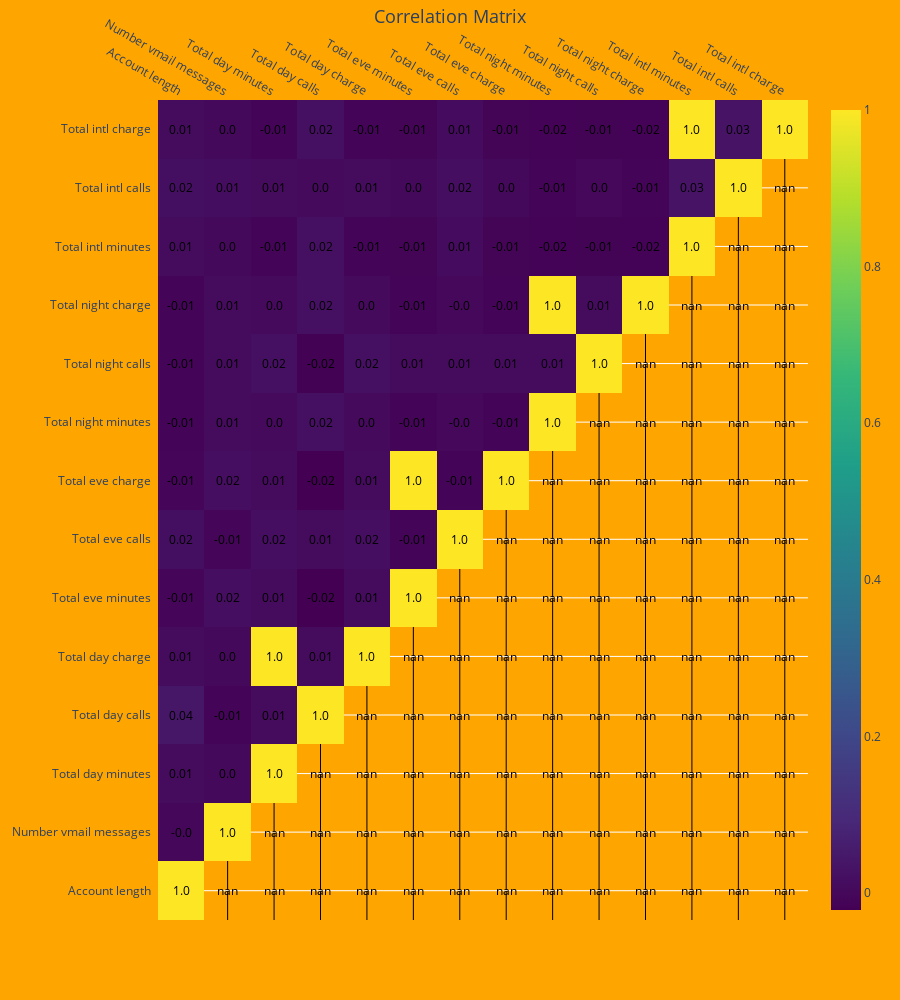

This figure's notebook cell:
### Markdown cell above
- By employing a correlation matrix, we are attempting to identify columns that convey redundant information. As observed, 'Total Night Minutes' and 'Total Night Charges' carry the same information. To enhance the performance of our model, we will remove one of these variables.

### Code cell
num_cols = [col for col in data.columns if data[col].dtypes in ["float64", "int64"] and data[col].nunique() > 12]
import plotly.figure_factory as ff
corr_matrix = data[num_cols].corr()
mask = np.tril(np.ones_like(corr_matrix, dtype=bool))
z = np.where(mask, corr_matrix.values, np.nan)

Fig_1 = ff.create_annotated_heatmap(z = z, x = list(corr_matrix.columns), y = list(corr_matrix.index), 
    annotation_text = np.round(z, 2), colorscale = 'Viridis', showscale = True)

Fig_1.update_layout(height = 1000, title = {"text" : "Correlation Matrix", "x" : 0.5, "y" : 0.99}, title_font = dict(size = 18))
Fig_1.update_layout(paper_bgcolor = "orange", plot_bgcolor = "orange")
Fig_1.show()

### Figure 1 — Plotly figure (JSON) as saved in the notebook; plotly's stock layout.template omitted (floating-point values rounded to 4 significant figures; data arrays with more than 128 entries replaced by an {"elided": "..."} marker saying what was removed)
{"data": [{"colorscale": [[0, "#440154"], [0.1111, "#482878"], [0.2222, "#3e4989"], [0.3333, "#31688e"], [0.4444, "#26828e"], [0.5556, "#1f9e89"], [0.6667, "#35b779"], [0.7778, "#6ece58"], [0.8889, "#b5de2b"], [1, "#fde725"]], "reversescale": false, "showscale": true, "type": "heatmap", "x": ["Account length", "Number vmail messages", "Total day minutes", "Total day calls", "Total day charge", "Total eve minutes", "Total eve calls", "Total eve charge", "Total night minutes", "Total night calls", "Total night charge", "Total intl minutes", "Total intl calls", "Total intl charge"], "y": ["Account length", "Number vmail messages", "Total day minutes", "Total day calls", "Total day charge", "Total eve minutes", "Total eve calls", "Total eve charge", "Total night minutes", "Total night calls", "Total night charge", "Total intl minutes", "Total intl calls", "Total intl charge"], "z": {"elided": "14x14 float values"}}], "layout": {"annotations": [{"font": {"color": "#000000"}, "showarrow": false, "text": "1.0", "x": "Account length", "xref": "x", "y": "Account length", "yref": "y"}, {"font": {"color": "#000000"}, "showarrow": false, "text": "nan", "x": "Number vmail messages", "xref": "x", "y": "Account length", "yref": "y"}, {"font": {"color": "#000000"}, "showarrow": false, "text": "nan", "x": "Total day minutes", "xref": "x", "y": "Account length", "yref": "y"}, {"font": {"color": "#000000"}, "showarrow": false, "text": "nan", "x": "Total day calls", "xref": "x", "y": "Account length", "yref": "y"}, {"font": {"color": "#000000"}, "showarrow": false, "text": "nan", "x": "Total day charge", "xref": "x", "y": "Account length", "yref": "y"}, {"font": {"color": "#000000"}, "showarrow": false, "text": "nan", "x": "Total eve minutes", "xref": "x", "y": "Account length", "yref": "y"}, {"font": {"color": "#000000"}, "showarrow": false, "text": "nan", "x": "Total eve calls", "xref": "x", "y": "Account length", "yref": "y"}, {"font": {"color": "#000000"}, "showarrow": false, "text": "nan", "x": "Total eve charge", "xref": "x", "y": "Account length", "yref": "y"}, {"font": {"color": "#000000"}, "showarrow": false, "text": "nan", "x": "Total night minutes", "xref": "x", "y": "Account length", "yref": "y"}, {"font": {"color": "#000000"}, "showarrow": false, "text": "nan", "x": "Total night calls", "xref": "x", "y": "Account length", "yref": "y"}, {"font": {"color": "#000000"}, "showarrow": false, "text": "nan", "x": "Total night charge", "xref": "x", "y": "Account length", "yref": "y"}, {"font": {"color": "#000000"}, "showarrow": false, "text": "nan", "x": "Total intl minutes", "xref": "x", "y": "Account length", "yref": "y"}, {"font": {"color": "#000000"}, "showarrow": false, "text": "nan", "x": "Total intl calls", "xref": "x", "y": "Account length", "yref": "y"}, {"font": {"color": "#000000"}, "showarrow": false, "text": "nan", "x": "Total intl charge", "xref": "x", "y": "Account length", "yref": "y"}, {"font": {"color": "#000000"}, "showarrow": false, "text": "-0.0", "x": "Account length", "xref": "x", "y": "Number vmail messages", "yref": "y"}, {"font": {"color": "#000000"}, "showarrow": false, "text": "1.0", "x": "Number vmail messages", "xref": "x", "y": "Number vmail messages", "yref": "y"}, {"font": {"color": "#000000"}, "showarrow": false, "text": "nan", "x": "Total day minutes", "xref": "x", "y": "Number vmail messages", "yref": "y"}, {"font": {"color": "#000000"}, "showarrow": false, "text": "nan", "x": "Total day calls", "xref": "x", "y": "Number vmail messages", "yref": "y"}, {"font": {"color": "#000000"}, "showarrow": false, "text": "nan", "x": "Total day charge", "xref": "x", "y": "Number vmail messages", "yref": "y"}, {"font": {"color": "#000000"}, "showarrow": false, "text": "nan", "x": "Total eve minutes", "xref": "x", "y": "Number vmail messages", "yref": "y"}, {"font": {"color": "#000000"}, "showarrow": false, "text": "nan", "x": "Total eve calls", "xref": "x", "y": "Number vmail messages", "yref": "y"}, {"font": {"color": "#000000"}, "showarrow": false, "text": "nan", "x": "Total eve charge", "xref": "x", "y": "Number vmail messages", "yref": "y"}, {"font": {"color": "#000000"}, "showarrow": false, "text": "nan", "x": "Total night minutes", "xref": "x", "y": "Number vmail messages", "yref": "y"}, {"font": {"color": "#000000"}, "showarrow": false, "text": "nan", "x": "Total night calls", "xref": "x", "y": "Number vmail messages", "yref": "y"}, {"font": {"color": "#000000"}, "showarrow": false, "text": "nan", "x": "Total night charge", "xref": "x", "y": "Number vmail messages", "yref": "y"}, {"font": {"color": "#000000"}, "showarrow": false, "text": "nan", "x": "Total intl minutes", "xref": "x", "y": "Number vmail messages", "yref": "y"}, {"font": {"color": "#000000"}, "showarrow": false, "text": "nan", "x": "Total intl calls", "xref": "x", "y": "Number vmail messages", "yref": "y"}, {"font": {"color": "#000000"}, "showarrow": false, "text": "nan", "x": "Total intl charge", "xref": "x", "y": "Number vmail messages", "yref": "y"}, {"font": {"color": "#000000"}, "showarrow": false, "text": "0.01", "x": "Account length", "xref": "x", "y": "Total day minutes", "yref": "y"}, {"font": {"color": "#000000"}, "showarrow": false, "text": "0.0", "x": "Number vmail messages", "xref": "x", "y": "Total day minutes", "yref": "y"}, {"font": {"color": "#000000"}, "showarrow": false, "text": "1.0", "x": "Total day minutes", "xref": "x", "y": "Total day minutes", "yref": "y"}, {"font": {"color": "#000000"}, "showarrow": false, "text": "nan", "x": "Total day calls", "xref": "x", "y": "Total day minutes", "yref": "y"}, {"font": {"color": "#000000"}, "showarrow": false, "text": "nan", "x": "Total day charge", "xref": "x", "y": "Total day minutes", "yref": "y"}, {"font": {"color": "#000000"}, "showarrow": false, "text": "nan", "x": "Total eve minutes", "xref": "x", "y": "Total day minutes", "yref": "y"}, {"font": {"color": "#000000"}, "showarrow": false, "text": "nan", "x": "Total eve calls", "xref": "x", "y": "Total day minutes", "yref": "y"}, {"font": {"color": "#000000"}, "showarrow": false, "text": "nan", "x": "Total eve charge", "xref": "x", "y": "Total day minutes", "yref": "y"}, {"font": {"color": "#000000"}, "showarrow": false, "text": "nan", "x": "Total night minutes", "xref": "x", "y": "Total day minutes", "yref": "y"}, {"font": {"color": "#000000"}, "showarrow": false, "text": "nan", "x": "Total night calls", "xref": "x", "y": "Total day minutes", "yref": "y"}, {"font": {"color": "#000000"}, "showarrow": false, "text": "nan", "x": "Total night charge", "xref": "x", "y": "Total day minutes", "yref": "y"}, {"font": {"color": "#000000"}, "showarrow": false, "text": "nan", "x": "Total intl minutes", "xref": "x", "y": "Total day minutes", "yref": "y"}, {"font": {"color": "#000000"}, "showarrow": false, "text": "nan", "x": "Total intl calls", "xref": "x", "y": "Total day minutes", "yref": "y"}, {"font": {"color": "#000000"}, "showarrow": false, "text": "nan", "x": "Total intl charge", "xref": "x", "y": "Total day minutes", "yref": "y"}, {"font": {"color": "#000000"}, "showarrow": false, "text": "0.04", "x": "Account length", "xref": "x", "y": "Total day calls", "yref": "y"}, {"font": {"color": "#000000"}, "showarrow": false, "text": "-0.01", "x": "Number vmail messages", "xref": "x", "y": "Total day calls", "yref": "y"}, {"font": {"color": "#000000"}, "showarrow": false, "text": "0.01", "x": "Total day minutes", "xref": "x", "y": "Total day calls", "yref": "y"}, {"font": {"color": "#000000"}, "showarrow": false, "text": "1.0", "x": "Total day calls", "xref": "x", "y": "Total day calls", "yref": "y"}, {"font": {"color": "#000000"}, "showarrow": false, "text": "nan", "x": "Total day charge", "xref": "x", "y": "Total day calls", "yref": "y"}, {"font": {"color": "#000000"}, "showarrow": false, "text": "nan", "x": "Total eve minutes", "xref": "x", "y": "Total day calls", "yref": "y"}, {"font": {"color": "#000000"}, "showarrow": false, "text": "nan", "x": "Total eve calls", "xref": "x", "y": "Total day calls", "yref": "y"}, {"font": {"color": "#000000"}, "showarrow": false, "text": "nan", "x": "Total eve charge", "xref": "x", "y": "Total day calls", "yref": "y"}, {"font": {"color": "#000000"}, "showarrow": false, "text": "nan", "x": "Total night minutes", "xref": "x", "y": "Total day calls", "yref": "y"}, {"font": {"color": "#000000"}, "showarrow": false, "text": "nan", "x": "Total night calls", "xref": "x", "y": "Total day calls", "yref": "y"}, {"font": {"color": "#000000"}, "showarrow": false, "text": "nan", "x": "Total night charge", "xref": "x", "y": "Total day calls", "yref": "y"}, {"font": {"color": "#000000"}, "showarrow": false, "text": "nan", "x": "Total intl minutes", "xref": "x", "y": "Total day calls", "yref": "y"}, {"font": {"color": "#000000"}, "showarrow": false, "text": "nan", "x": "Total intl calls", "xref": "x", "y": "Total day calls", "yref": "y"}, {"font": {"color": "#000000"}, "showarrow": false, "text": "nan", "x": "Total intl charge", "xref": "x", "y": "Total day calls", "yref": "y"}, {"font": {"color": "#000000"}, "showarrow": false, "text": "0.01", "x": "Account length", "xref": "x", "y": "Total day charge", "yref": "y"}, {"font": {"color": "#000000"}, "showarrow": false, "text": "0.0", "x": "Number vmail messages", "xref": "x", "y": "Total day charge", "yref": "y"}, {"font": {"color": "#000000"}, "showarrow": false, "text": "1.0", "x": "Total day minutes", "xref": "x", "y": "Total day charge", "yref": "y"}, {"font": {"color": "#000000"}, "showarrow": false, "text": "0.01", "x": "Total day calls", "xref": "x", "y": "Total day charge", "yref": "y"}, {"font": {"color": "#000000"}, "showarrow": false, "text": "1.0", "x": "Total day charge", "xref": "x", "y": "Total day charge", "yref": "y"}, {"font": {"color": "#000000"}, "showarrow": false, "text": "nan", "x": "Total eve minutes", "xref": "x", "y": "Total day charge", "yref": "y"}, {"font": {"color": "#000000"}, "showarrow": false, "text": "nan", "x": "Total eve calls", "xref": "x", "y": "Total day charge", "yref": "y"}, {"font": {"color": "#000000"}, "showarrow": false, "text": "nan", "x": "Total eve charge", "xref": "x", "y": "Total day charge", "yref": "y"}, {"font": {"color": "#000000"}, "showarrow": false, "text": "nan", "x": "Total night minutes", "xref": "x", "y": "Total day charge", "yref": "y"}, {"font": {"color": "#000000"}, "showarrow": false, "text": "nan", "x": "Total night calls", "xref": "x", "y": "Total day charge", "yref": "y"}, {"font": {"color": "#000000"}, "showarrow": false, "text": "nan", "x": "Total night charge", "xref": "x", "y": "Total day charge", "yref": "y"}, {"font": {"color": "#000000"}, "showarrow": false, "text": "nan", "x": "Total intl minutes", "xref": "x", "y": "Total day charge", "yref": "y"}, {"font": {"color": "#000000"}, "showarrow": false, "text": "nan", "x": "Total intl calls", "xref": "x", "y": "Total day charge", "yref": "y"}, {"font": {"color": "#000000"}, "showarrow": false, "text": "nan", "x": "Total intl charge", "xref": "x", "y": "Total day charge", "yref": "y"}, {"font": {"color": "#000000"}, "showarrow": false, "text": "-0.01", "x": "Account length", "xref": "x", "y": "Total eve minutes", "yref": "y"}, {"font": {"color": "#000000"}, "showarrow": false, "text": "0.02", "x": "Number vmail messages", "xref": "x", "y": "Total eve minutes", "yref": "y"}, {"font": {"color": "#000000"}, "showarrow": false, "text": "0.01", "x": "Total day minutes", "xref": "x", "y": "Total eve minutes", "yref": "y"}, {"font": {"color": "#000000"}, "showarrow": false, "text": "-0.02", "x": "Total day calls", "xref": "x", "y": "Total eve minutes", "yref": "y"}, {"font": {"color": "#000000"}, "showarrow": false, "text": "0.01", "x": "Total day charge", "xref": "x", "y": "Total eve minutes", "yref": "y"}, {"font": {"color": "#000000"}, "showarrow": false, "text": "1.0", "x": "Total eve minutes", "xref": "x", "y": "Total eve minutes", "yref": "y"}, {"font": {"color": "#000000"}, "showarrow": false, "text": "nan", "x": "Total eve calls", "xref": "x", "y": "Total eve minutes", "yref": "y"}, {"font": {"color": "#000000"}, "showarrow": false, "text": "nan", "x": "Total eve charge", "xref": "x", "y": "Total eve minutes", "yref": "y"}, {"font": {"color": "#000000"}, "showarrow": false, "text": "nan", "x": "Total night minutes", "xref": "x", "y": "Total eve minutes", "yref": "y"}, {"font": {"color": "#000000"}, "showarrow": false, "text": "nan", "x": "Total night calls", "xref": "x", "y": "Total eve minutes", "yref": "y"}, {"font": {"color": "#000000"}, "showarrow": false, "text": "nan", "x": "Total night charge", "xref": "x", "y": "Total eve minutes", "yref": "y"}, {"font": {"color": "#000000"}, "showarrow": false, "text": "nan", "x": "Total intl minutes", "xref": "x", "y": "Total eve minutes", "yref": "y"}, {"font": {"color": "#000000"}, "showarrow": false, "text": "nan", "x": "Total intl calls", "xref": "x", "y": "Total eve minutes", "yref": "y"}, {"font": {"color": "#000000"}, "showarrow": false, "text": "nan", "x": "Total intl charge", "xref": "x", "y": "Total eve minutes", "yref": "y"}, {"font": {"color": "#000000"}, "showarrow": false, "text": "0.02", "x": "Account length", "xref": "x", "y": "Total eve calls", "yref": "y"}, {"font": {"color": "#000000"}, "showarrow": false, "text": "-0.01", "x": "Number vmail messages", "xref": "x", "y": "Total eve calls", "yref": "y"}, {"font": {"color": "#000000"}, "showarrow": false, "text": "0.02", "x": "Total day minutes", "xref": "x", "y": "Total eve calls", "yref": "y"}, {"font": {"color": "#000000"}, "showarrow": false, "text": "0.01", "x": "Total day calls", "xref": "x", "y": "Total eve calls", "yref": "y"}, {"font": {"color": "#000000"}, "showarrow": false, "text": "0.02", "x": "Total day charge", "xref": "x", "y": "Total eve calls", "yref": "y"}, {"font": {"color": "#000000"}, "showarrow": false, "text": "-0.01", "x": "Total eve minutes", "xref": "x", "y": "Total eve calls", "yref": "y"}, {"font": {"color": "#000000"}, "showarrow": false, "text": "1.0", "x": "Total eve calls", "xref": "x", "y": "Total eve calls", "yref": "y"}, {"font": {"color": "#000000"}, "showarrow": false, "text": "nan", "x": "Total eve charge", "xref": "x", "y": "Total eve calls", "yref": "y"}, {"font": {"color": "#000000"}, "showarrow": false, "text": "nan", "x": "Total night minutes", "xref": "x", "y": "Total eve calls", "yref": "y"}, {"font": {"color": "#000000"}, "showarrow": false, "text": "nan", "x": "Total night calls", "xref": "x", "y": "Total eve calls", "yref": "y"}, {"font": {"color": "#000000"}, "showarrow": false, "text": "nan", "x": "Total night charge", "xref": "x", "y": "Total eve calls", "yref": "y"}, {"font": {"color": "#000000"}, "showarrow": false, "text": "nan", "x": "Total intl minutes", "xref": "x", "y": "Total eve calls", "yref": "y"}, {"font": {"color": "#000000"}, "showarrow": false, "text": "nan", "x": "Total intl calls", "xref": "x", "y": "Total eve calls", "yref": "y"}, {"font": {"color": "#000000"}, "showarrow": false, "text": "nan", "x": "Total intl charge", "xref": "x", "y": "Total eve calls", "yref": "y"}, {"font": {"color": "#000000"}, "showarrow": false, "text": "-0.01", "x": "Account length", "xref": "x", "y": "Total eve charge", "yref": "y"}, {"font": {"color": "#000000"}, "showarrow": false, "text": "0.02", "x": "Number vmail messages", "xref": "x", "y": "Total eve charge", "yref": "y"}, {"font": {"color": "#000000"}, "showarrow": false, "text": "0.01", "x": "Total day minutes", "xref": "x", "y": "Total eve charge", "yref": "y"}, {"font": {"color": "#000000"}, "showarrow": false, "text": "-0.02", "x": "Total day calls", "xref": "x", "y": "Total eve charge", "yref": "y"}, {"font": {"color": "#000000"}, "showarrow": false, "text": "0.01", "x": "Total day charge", "xref": "x", "y": "Total eve charge", "yref": "y"}, {"font": {"color": "#000000"}, "showarrow": false, "text": "1.0", "x": "Total eve minutes", "xref": "x", "y": "Total eve charge", "yref": "y"}, {"font": {"color": "#000000"}, "showarrow": false, "text": "-0.01", "x": "Total eve calls", "xref": "x", "y": "Total eve charge", "yref": "y"}, {"font": {"color": "#000000"}, "showarrow": false, "text": "1.0", "x": "Total eve charge", "xref": "x", "y": "Total eve charge", "yref": "y"}, {"font": {"color": "#000000"}, "showarrow": false, "text": "nan", "x": "Total night minutes", "xref": "x", "y": "Total eve charge", "yref": "y"}, {"font": {"color": "#000000"}, "showarrow": false, "text": "nan", "x": "Total night calls", "xref": "x", "y": "Total eve charge", "yref": "y"}, {"font": {"color": "#000000"}, "showarrow": false, "text": "nan", "x": "Total night charge", "xref": "x", "y": "Total eve charge", "yref": "y"}, {"font": {"color": "#000000"}, "showarrow": false, "text": "nan", "x": "Total intl minutes", "xref": "x", "y": "Total eve charge", "yref": "y"}, {"font": {"color": "#000000"}, "showarrow": false, "text": "nan", "x": "Total intl calls", "xref": "x", "y": "Total eve charge", "yref": "y"}, {"font": {"color": "#000000"}, "showarrow": false, "text": "nan", "x": "Total intl charge", "xref": "x", "y": "Total eve charge", "yref": "y"}, {"font": {"color": "#000000"}, "showarrow": false, "text": "-0.01", "x": "Account length", "xref": "x", "y": "Total night minutes", "yref": "y"}, {"font": {"color": "#000000"}, "showarrow": false, "text": "0.01", "x": "Number vmail messages", "xref": "x", "y": "Total night minutes", "yref": "y"}, {"font": {"color": "#000000"}, "showarrow": false, "text": "0.0", "x": "Total day minutes", "xref": "x", "y": "Total night minutes", "yref": "y"}, {"font": {"color": "#000000"}, "showarrow": false, "text": "0.02", "x": "Total day calls", "xref": "x", "y": "Total night minutes", "yref": "y"}, {"font": {"color": "#000000"}, "showarrow": false, "text": "0.0", "x": "Total day charge", "xref": "x", "y": "Total night minutes", "yref": "y"}, {"font": {"color": "#000000"}, "showarrow": false, "text": "-0.01", "x": "Total eve minutes", "xref": "x", "y": "Total night minutes", "yref": "y"}, {"font": {"color": "#000000"}, "showarrow": false, "text": "-0.0", "x": "Total eve calls", "xref": "x", "y": "Total night minutes", "yref": "y"}, {"font": {"color": "#000000"}, "showarrow": false, "text": "-0.01", "x": "Total eve charge", "xref": "x", "y": "Total night minutes", "yref": "y"}, {"font": {"color": "#000000"}, "showarrow": false, "text": "1.0", "x": "Total night minutes", "xref": "x", "y": "Total night minutes", "yref": "y"}, {"font": {"color": "#000000"}, "showarrow": false, "text": "nan", "x": "Total night calls", "xref": "x", "y": "Total night minutes", "yref": "y"}, {"font": {"color": "#000000"}, "showarrow": false, "text": "nan", "x": "Total night charge", "xref": "x", "y": "Total night minutes", "yref": "y"}, {"font": {"color": "#000000"}, "showarrow": false, "text": "nan", "x": "Total intl minutes", "xref": "x", "y": "Total night minutes", "yref": "y"}, {"font": {"color": "#000000"}, "showarrow": false, "text": "nan", "x": "Total intl calls", "xref": "x", "y": "Total night minutes", "yref": "y"}, {"font": {"color": "#000000"}, "showarrow": false, "text": "nan", "x": "Total intl charge", "xref": "x", "y": "Total night minutes", "yref": "y"}, {"font": {"color": "#000000"}, "showarrow": false, "text": "-0.01", "x": "Account length", "xref": "x", "y": "Total night calls", "yref": "y"}, {"font": {"color": "#000000"}, "showarrow": false, "text": "0.01", "x": "Number vmail messages", "xref": "x", "y": "Total night calls", "yref": "y"}, {"font": {"color": "#000000"}, "showarrow": false, "text": "0.02", "x": "Total day minutes", "xref": "x", "y": "Total night calls", "yref": "y"}, {"font": {"color": "#000000"}, "showarrow": false, "text": "-0.02", "x": "Total day calls", "xref": "x", "y": "Total night calls", "yref": "y"}, {"font": {"color": "#000000"}, "showarrow": false, "text": "0.02", "x": "Total day charge", "xref": "x", "y": "Total night calls", "yref": "y"}, {"font": {"color": "#000000"}, "showarrow": false, "text": "0.01", "x": "Total eve minutes", "xref": "x", "y": "Total night calls", "yref": "y"}, {"font": {"color": "#000000"}, "showarrow": false, "text": "0.01", "x": "Total eve calls", "xref": "x", "y": "Total night calls", "yref": "y"}, {"font": {"color": "#000000"}, "showarrow": false, "text": "0.01", "x": "Total eve charge", "xref": "x", "y": "Total night calls", "yref": "y"}, {"font": {"color": "#000000"}, "showarrow": false, "text": "0.01", "x": "Total night minutes", "xref": "x", "y": "Total night calls", "yref": "y"}, {"font": {"color": "#000000"}, "showarrow": false, "text": "1.0", "x": "Total night calls", "xref": "x", "y": "Total night calls", "yref": "y"}, {"font": {"color": "#000000"}, "showarrow": false, "text": "nan", "x": "Total night charge", "xref": "x", "y": "Total night calls", "yref": "y"}, {"font": {"color": "#000000"}, "showarrow": false, "text": "nan", "x": "Total intl minutes", "xref": "x", "y": "Total night calls", "yref": "y"}, {"font": {"color": "#000000"}, "showarrow": false, "text": "nan", "x": "Total intl calls", "xref": "x", "y": "Total night calls", "yref": "y"}, {"font": {"color": "#000000"}, "showarrow": false, "text": "nan", "x": "Total intl charge", "xref": "x", "y": "Total night calls", "yref": "y"}, {"font": {"color": "#000000"}, "showarrow": false, "text": "-0.01", "x": "Account length", "xref": "x", "y": "Total night charge", "yref": "y"}, {"font": {"color": "#000000"}, "showarrow": false, "text": "0.01", "x": "Number vmail messages", "xref": "x", "y": "Total night charge", "yref": "y"}, {"font": {"color": "#000000"}, "showarrow": false, "text": "0.0", "x": "Total day minutes", "xref": "x", "y": "Total night charge", "yref": "y"}, {"font": {"color": "#000000"}, "showarrow": false, "text": "0.02", "x": "Total day calls", "xref": "x", "y": "Total night charge", "yref": "y"}, {"font": {"color": "#000000"}, "showarrow": false, "text": "0.0", "x": "Total day charge", "xref": "x", "y": "Total night charge", "yref": "y"}, {"font": {"color": "#000000"}, "showarrow": false, "text": "-0.01", "x": "Total eve minutes", "xref": "x", "y": "Total night charge", "yref": "y"}, {"font": {"color": "#000000"}, "showarrow": false, "text": "-0.0", "x": "Total eve calls", "xref": "x", "y": "Total night charge", "yref": "y"}, {"font": {"color": "#000000"}, "showarrow": false, "text": "-0.01", "x": "Total eve charge", "xref": "x", "y": "Total night charge", "yref": "y"}, {"font": {"color": "#000000"}, "showarrow": false, "text": "1.0", "x": "Total night minutes", "xref": "x", "y": "Total night charge", "yref": "y"}, {"font": {"color": "#000000"}, "showarrow": false, "text": "0.01", "x": "Total night calls", "xref": "x", "y": "Total night charge", "yref": "y"}, {"font": {"color": "#000000"}, "showarrow": false, "text": "1.0", "x": "Total night charge", "xref": "x", "y": "Total night charge", "yref": "y"}, {"font": {"color": "#000000"}, "showarrow": false, "text": "nan", "x": "Total intl minutes", "xref": "x", "y": "Total night charge", "yref": "y"}, {"font": {"color": "#000000"}, "showarrow": false, "text": "nan", "x": "Total intl calls", "xref": "x", "y": "Total night charge", "yref": "y"}, {"font": {"color": "#000000"}, "showarrow": false, "text": "nan", "x": "Total intl charge", "xref": "x", "y": "Total night charge", "yref": "y"}, {"font": {"color": "#000000"}, "showarrow": false, "text": "0.01", "x": "Account length", "xref": "x", "y": "Total intl minutes", "yref": "y"}, {"font": {"color": "#000000"}, "showarrow": false, "text": "0.0", "x": "Number vmail messages", "xref": "x", "y": "Total intl minutes", "yref": "y"}, {"font": {"color": "#000000"}, "showarrow": false, "text": "-0.01", "x": "Total day minutes", "xref": "x", "y": "Total intl minutes", "yref": "y"}, {"font": {"color": "#000000"}, "showarrow": false, "text": "0.02", "x": "Total day calls", "xref": "x", "y": "Total intl minutes", "yref": "y"}, {"font": {"color": "#000000"}, "showarrow": false, "text": "-0.01", "x": "Total day charge", "xref": "x", "y": "Total intl minutes", "yref": "y"}, {"font": {"color": "#000000"}, "showarrow": false, "text": "-0.01", "x": "Total eve minutes", "xref": "x", "y": "Total intl minutes", "yref": "y"}, {"font": {"color": "#000000"}, "showarrow": false, "text": "0.01", "x": "Total eve calls", "xref": "x", "y": "Total intl minutes", "yref": "y"}, {"font": {"color": "#000000"}, "showarrow": false, "text": "-0.01", "x": "Total eve charge", "xref": "x", "y": "Total intl minutes", "yref": "y"}, {"font": {"color": "#000000"}, "showarrow": false, "text": "-0.02", "x": "Total night minutes", "xref": "x", "y": "Total intl minutes", "yref": "y"}, {"font": {"color": "#000000"}, "showarrow": false, "text": "-0.01", "x": "Total night calls", "xref": "x", "y": "Total intl minutes", "yref": "y"}, {"font": {"color": "#000000"}, "showarrow": false, "text": "-0.02", "x": "Total night charge", "xref": "x", "y": "Total intl minutes", "yref": "y"}, {"font": {"color": "#000000"}, "showarrow": false, "text": "1.0", "x": "Total intl minutes", "xref": "x", "y": "Total intl minutes", "yref": "y"}, {"font": {"color": "#000000"}, "showarrow": false, "text": "nan", "x": "Total intl calls", "xref": "x", "y": "Total intl minutes", "yref": "y"}, {"font": {"color": "#000000"}, "showarrow": false, "text": "nan", "x": "Total intl charge", "xref": "x", "y": "Total intl minutes", "yref": "y"}, {"font": {"color": "#000000"}, "showarrow": false, "text": "0.02", "x": "Account length", "xref": "x", "y": "Total intl calls", "yref": "y"}, {"font": {"color": "#000000"}, "showarrow": false, "text": "0.01", "x": "Number vmail messages", "xref": "x", "y": "Total intl calls", "yref": "y"}, {"font": {"color": "#000000"}, "showarrow": false, "text": "0.01", "x": "Total day minutes", "xref": "x", "y": "Total intl calls", "yref": "y"}, {"font": {"color": "#000000"}, "showarrow": false, "text": "0.0", "x": "Total day calls", "xref": "x", "y": "Total intl calls", "yref": "y"}, {"font": {"color": "#000000"}, "showarrow": false, "text": "0.01", "x": "Total day charge", "xref": "x", "y": "Total intl calls", "yref": "y"}, {"font": {"color": "#000000"}, "showarrow": false, "text": "0.0", "x": "Total eve minutes", "xref": "x", "y": "Total intl calls", "yref": "y"}, {"font": {"color": "#000000"}, "showarrow": false, "text": "0.02", "x": "Total eve calls", "xref": "x", "y": "Total intl calls", "yref": "y"}, {"font": {"color": "#000000"}, "showarrow": false, "text": "0.0", "x": "Total eve charge", "xref": "x", "y": "Total intl calls", "yref": "y"}, {"font": {"color": "#000000"}, "showarrow": false, "text": "-0.01", "x": "Total night minutes", "xref": "x", "y": "Total intl calls", "yref": "y"}, {"font": {"color": "#000000"}, "showarrow": false, "text": "0.0", "x": "Total night calls", "xref": "x", "y": "Total intl calls", "yref": "y"}, {"font": {"color": "#000000"}, "showarrow": false, "text": "-0.01", "x": "Total night charge", "xref": "x", "y": "Total intl calls", "yref": "y"}, {"font": {"color": "#000000"}, "showarrow": false, "text": "0.03", "x": "Total intl minutes", "xref": "x", "y": "Total intl calls", "yref": "y"}, {"font": {"color": "#000000"}, "showarrow": false, "text": "1.0", "x": "Total intl calls", "xref": "x", "y": "Total intl calls", "yref": "y"}, {"font": {"color": "#000000"}, "showarrow": false, "text": "nan", "x": "Total intl charge", "xref": "x", "y": "Total intl calls", "yref": "y"}, {"font": {"color": "#000000"}, "showarrow": false, "text": "0.01", "x": "Account length", "xref": "x", "y": "Total intl charge", "yref": "y"}, {"font": {"color": "#000000"}, "showarrow": false, "text": "0.0", "x": "Number vmail messages", "xref": "x", "y": "Total intl charge", "yref": "y"}, {"font": {"color": "#000000"}, "showarrow": false, "text": "-0.01", "x": "Total day minutes", "xref": "x", "y": "Total intl charge", "yref": "y"}, {"font": {"color": "#000000"}, "showarrow": false, "text": "0.02", "x": "Total day calls", "xref": "x", "y": "Total intl charge", "yref": "y"}, {"font": {"color": "#000000"}, "showarrow": false, "text": "-0.01", "x": "Total day charge", "xref": "x", "y": "Total intl charge", "yref": "y"}, {"font": {"color": "#000000"}, "showarrow": false, "text": "-0.01", "x": "Total eve minutes", "xref": "x", "y": "Total intl charge", "yref": "y"}, {"font": {"color": "#000000"}, "showarrow": false, "text": "0.01", "x": "Total eve calls", "xref": "x", "y": "Total intl charge", "yref": "y"}, {"font": {"color": "#000000"}, "showarrow": false, "text": "-0.01", "x": "Total eve charge", "xref": "x", "y": "Total intl charge", "yref": "y"}, {"font": {"color": "#000000"}, "showarrow": false, "text": "-0.02", "x": "Total night minutes", "xref": "x", "y": "Total intl charge", "yref": "y"}, {"font": {"color": "#000000"}, "showarrow": false, "text": "-0.01", "x": "Total night calls", "xref": "x", "y": "Total intl charge", "yref": "y"}, {"font": {"color": "#000000"}, "showarrow": false, "text": "-0.02", "x": "Total night charge", "xref": "x", "y": "Total intl charge", "yref": "y"}, {"font": {"color": "#000000"}, "showarrow": false, "text": "1.0", "x": "Total intl minutes", "xref": "x", "y": "Total intl charge", "yref": "y"}, {"font": {"color": "#000000"}, "showarrow": false, "text": "0.03", "x": "Total intl calls", "xref": "x", "y": "Total intl charge", "yref": "y"}, {"font": {"color": "#000000"}, "showarrow": false, "text": "1.0", "x": "Total intl charge", "xref": "x", "y": "Total intl charge", "yref": "y"}], "height": 1000, "paper_bgcolor": "orange", "plot_bgcolor": "orange", "title": {"font": {"size": 18}, "text": "Correlation Matrix", "x": 0.5, "y": 0.99}, "xaxis": {"dtick": 1, "gridcolor": "rgb(0, 0, 0)", "side": "top", "ticks": ""}, "yaxis": {"dtick": 1, "ticks": "", "ticksuffix": "  "}}}
